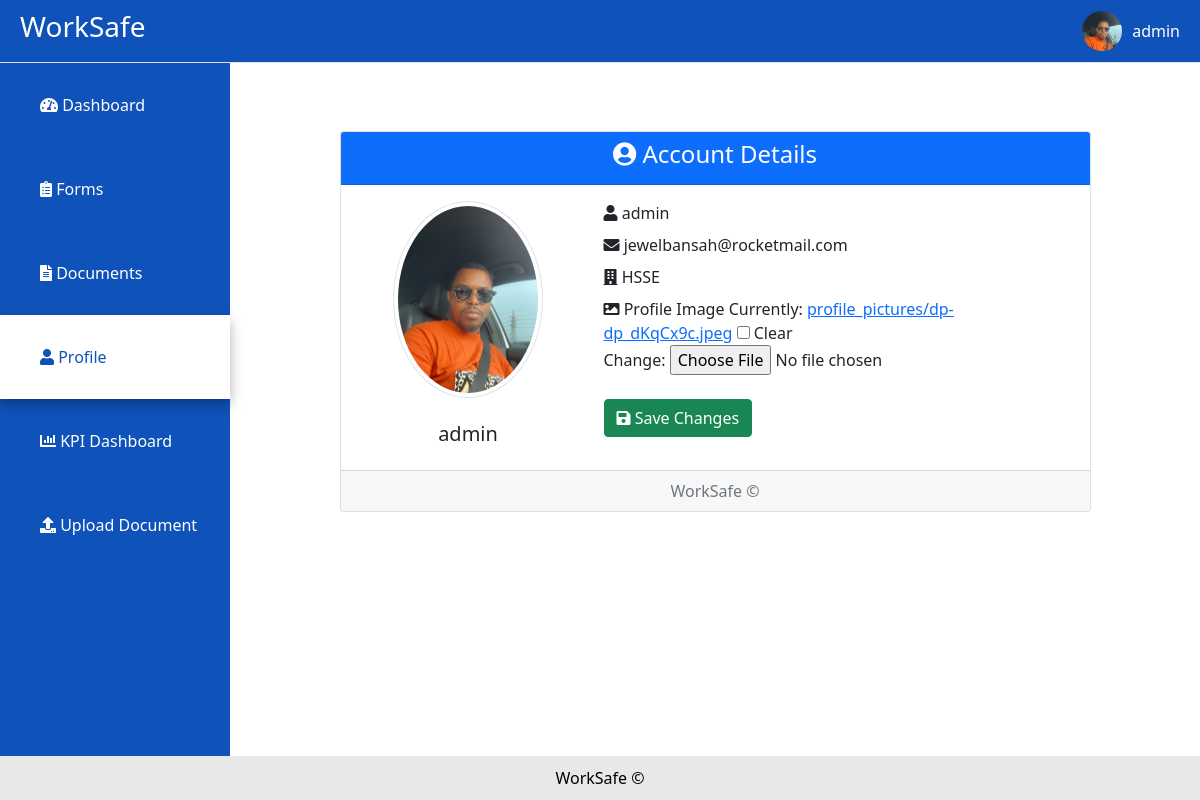
Page /users/account/ (signed in) on the earlier database version.
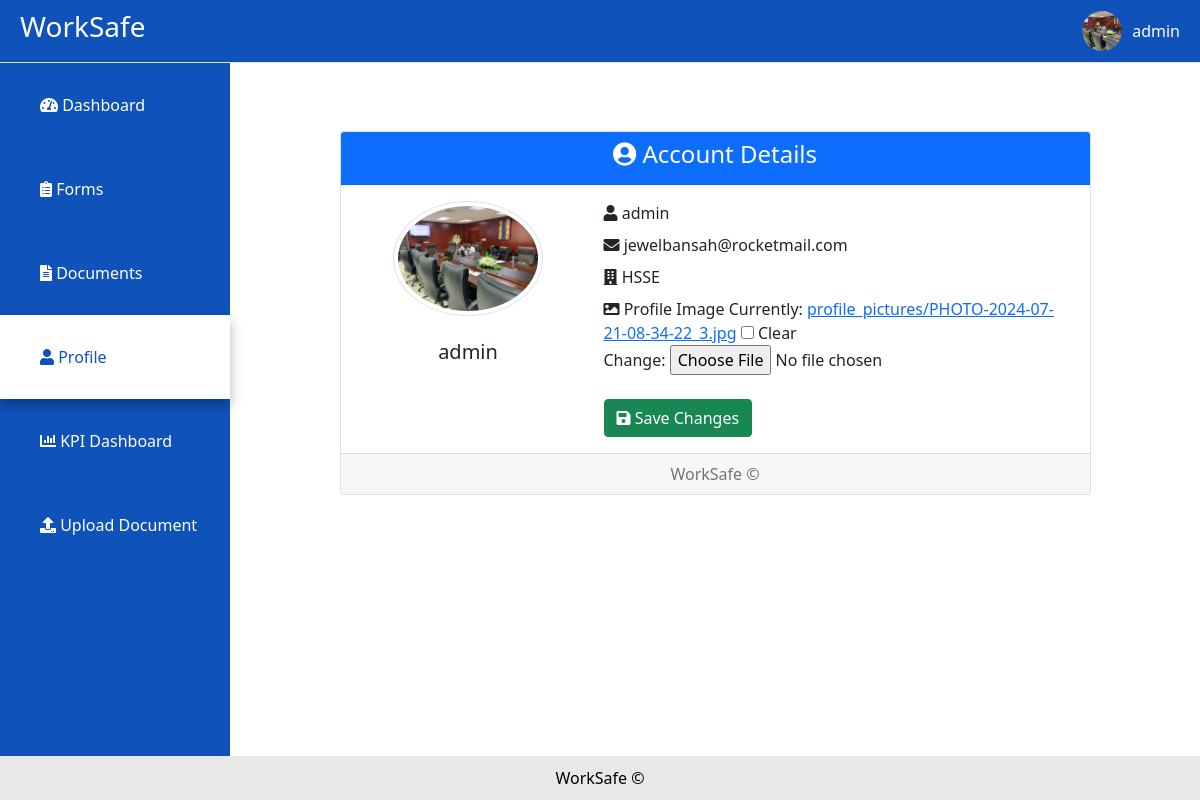
Same page on the later database version.
### users/models.py (models this page shows)
class User(AbstractUser):
    DEPARTMENT_CHOICES = [
        ('Operations', 'Operations'),
        ('Finance', 'Finance'),
        ('Stores', 'Stores'),
        ('HSSE', 'HSSE'),
        ('MD', 'MD'),
    ]
    department = models.CharField(max_length=20, choices=DEPARTMENT_CHOICES)
    is_approved = models.BooleanField(default=False)
    is_manager = models.BooleanField(default=False)
    profile_picture = models.ImageField(upload_to='profile_pictures/', null=True, blank=True)

### users/views.py (the view)
# urls.py: path('account/', account, name='account'),
@login_required
def account(request):
    if request.method == 'POST':
        form = ProfilePictureForm(request.POST, request.FILES, instance=request.user)
        if form.is_valid():
            form.save()
            return redirect('account')
    else:
        form = ProfilePictureForm(instance=request.user)
    return render(request, 'users/account.html', {'form': form})

### users/forms.py
class ProfilePictureForm(forms.ModelForm):
    class Meta:
        model = User
        fields = ['profile_picture']

### templates/users/account.html (shortened to what this page needs)
{% extends '../base.html' %}
{% load static %}
{% block content %}
<div class="container mt-5">
    <div class="row justify-content-center">
        <div class="col-md-10">
            <div class="card">
                <div class="card-header bg-primary text-white text-center">
                    <h4><i class="fas fa-user-circle"></i> Account Details</h4>
                </div>
                <div class="card-body">
                    <div class="row">
                        <div class="col-md-4 text-center">
                            {% if user.profile_picture %}
                                <img src="{{ user.profile_picture.url }}" alt="Profile Picture" class="rounded-circle img-thumbnail mb-3" width="150" height="150">
                            {% else %}
                                <i class="fas fa-user-circle fa-7x mb-3"></i>
                            {% endif %}
                            <h5 class="mt-2">{{ user.username }}</h5>
                        </div>
                        <div class="col-md-8">
                            <form method="post" enctype="multipart/form-data">
                                <div class="form-group mb-2">
                                    <label for="id_username"><i class="fas fa-user"></i> {{ user.username }}</label>
                                </div>
                                <div class="form-group mb-2">
                                    <label for="id_email"><i class="fas fa-envelope"></i> {{ user.email }}</label>
                                </div>
                                  <div class="form-group mb-2">
                                    <label for="id_department"><i class="fas fa-building"></i> {{ user.department }}</label>
                                </div>
                                <div class="form-group">
                                    <label for="id_profile_picture"><i class="fas fa-image"></i> Profile Image</label>
                                    {{ form.profile_picture }}
                                </div>
                                <button type="submit" class="btn btn-success btn-block mt-4"><i class="fas fa-save"></i> Save Changes</button>
                            </form>
                        </div>
                    </div>
                </div>
                <div class="card-footer text-muted text-center">
                    WorkSafe © {{ current_year }}
                </div>
            </div>
        </div>
    </div>
</div>
{% endblock %}

### templates/base.html (shortened to what this page needs)
{% load static %}
<!DOCTYPE html>
<html lang="en">
<head>
    <link rel="stylesheet" href="{% static 'css/bootstrap.min.css' %}">
    <link rel="stylesheet" href="https://cdnjs.cloudflare.com/ajax/libs/font-awesome/5.15.3/css/all.min.css">
</head>
<body>
    <div class="header">
        <h3>WorkSafe</h3>
        <div class="user-info">
            <img src="{% if request.user.profile_picture %}{{ request.user.profile_picture.url }}{% else %}{% static 'images/default_avatar.png' %}{% endif %}" alt="User Avatar">
            <span>{{ request.user.username }}</span>
        </div>
    </div>
    <div class="wrapper">
        <div class="sidebar">
            <div class="sidebar">
                <a href="{% url 'dashboard' %}" class="{% if request.resolver_match.url_name == 'dashboard' %}active{% endif %}"><i class="fas fa-tachometer-alt"></i> Dashboard</a>
                <a href="{% url 'form_list' %}" class="{% if request.resolver_match.url_name == 'form_list' %}active{% endif %}"><i class="fas fa-clipboard-list"></i> Forms</a>
                <a href="{% url 'document_categories' %}" class="{% if request.resolver_match.url_name == 'document_categories' %}active{% endif %}"><i class="fas fa-file-alt"></i> Documents</a>
                <a href="{% url 'account' %}" class="{% if request.resolver_match.url_name == 'account' %}active{% endif %}"><i class="fas fa-user"></i> Profile</a>
                <a href="{% url 'kpi_dashboard' %}" class="{% if request.resolver_match.url_name == 'kpi_dashboard' %}active{% endif %}"><i class="fas fa-chart-bar"></i> KPI Dashboard</a>
                <a href="{% url 'upload_document' %}" class="{% if request.resolver_match.url_name == 'upload_document' %}active{% endif %}"><i class="fas fa-upload"></i> Upload Document</a>
            </div>
        </div>
        <div class="content">
            {% block content %}
            {% endblock %}
        </div>
    </div>
    <div class="footer">
        WorkSafe &copy; {{ current_year }}
    </div>
</body>
</html>

Differences in the rows shown:
changed User "admin": profile_picture: a different picture
Other differences:
text no longer shown: "Currently: profile_pictures/dp-dp_dKqCx9c.jpeg Clear Change:"
text now shown: "Currently: profile_pictures/PHOTO-2024-07-21-08-34-22_3.jpg Clear Change:"
